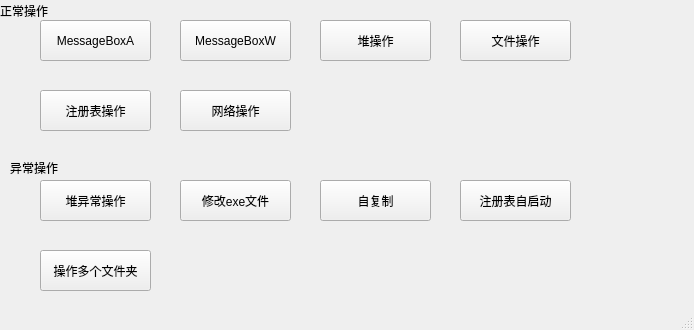
<?xml version="1.0" encoding="UTF-8"?>
<ui version="4.0">
 <class>MainWindow</class>
 <widget class="QMainWindow" name="MainWindow">
  <property name="geometry">
   <rect>
    <x>0</x>
    <y>0</y>
    <width>694</width>
    <height>330</height>
   </rect>
  </property>
  <property name="windowTitle">
   <string>MainWindow</string>
  </property>
  <widget class="QWidget" name="centralwidget">
   <widget class="QPushButton" name="pushButton_8">
    <property name="geometry">
     <rect>
      <x>320</x>
      <y>180</y>
      <width>111</width>
      <height>41</height>
     </rect>
    </property>
    <property name="text">
     <string>自复制</string>
    </property>
   </widget>
   <widget class="QPushButton" name="pushButton_2">
    <property name="geometry">
     <rect>
      <x>180</x>
      <y>20</y>
      <width>111</width>
      <height>41</height>
     </rect>
    </property>
    <property name="text">
     <string>MessageBoxW</string>
    </property>
   </widget>
   <widget class="QPushButton" name="pushButton_7">
    <property name="geometry">
     <rect>
      <x>180</x>
      <y>180</y>
      <width>111</width>
      <height>41</height>
     </rect>
    </property>
    <property name="text">
     <string>修改exe文件</string>
    </property>
   </widget>
   <widget class="QPushButton" name="pushButton_10">
    <property name="geometry">
     <rect>
      <x>460</x>
      <y>180</y>
      <width>111</width>
      <height>41</height>
     </rect>
    </property>
    <property name="text">
     <string>注册表自启动</string>
    </property>
   </widget>
   <widget class="QPushButton" name="pushButton_4">
    <property name="geometry">
     <rect>
      <x>460</x>
      <y>20</y>
      <width>111</width>
      <height>41</height>
     </rect>
    </property>
    <property name="text">
     <string>文件操作</string>
    </property>
   </widget>
   <widget class="QPushButton" name="pushButton">
    <property name="geometry">
     <rect>
      <x>40</x>
      <y>20</y>
      <width>111</width>
      <height>41</height>
     </rect>
    </property>
    <property name="text">
     <string>MessageBoxA</string>
    </property>
   </widget>
   <widget class="QPushButton" name="pushButton_9">
    <property name="geometry">
     <rect>
      <x>180</x>
      <y>90</y>
      <width>111</width>
      <height>41</height>
     </rect>
    </property>
    <property name="text">
     <string>网络操作</string>
    </property>
   </widget>
   <widget class="QPushButton" name="pushButton_11">
    <property name="geometry">
     <rect>
      <x>40</x>
      <y>250</y>
      <width>111</width>
      <height>41</height>
     </rect>
    </property>
    <property name="text">
     <string>操作多个文件夹</string>
    </property>
   </widget>
   <widget class="QPushButton" name="pushButton_3">
    <property name="geometry">
     <rect>
      <x>320</x>
      <y>20</y>
      <width>111</width>
      <height>41</height>
     </rect>
    </property>
    <property name="text">
     <string>堆操作</string>
    </property>
   </widget>
   <widget class="QPushButton" name="pushButton_5">
    <property name="geometry">
     <rect>
      <x>40</x>
      <y>90</y>
      <width>111</width>
      <height>41</height>
     </rect>
    </property>
    <property name="text">
     <string>注册表操作</string>
    </property>
   </widget>
   <widget class="QPushButton" name="pushButton_6">
    <property name="geometry">
     <rect>
      <x>40</x>
      <y>180</y>
      <width>111</width>
      <height>41</height>
     </rect>
    </property>
    <property name="text">
     <string>堆异常操作</string>
    </property>
   </widget>
   <widget class="QLabel" name="label">
    <property name="geometry">
     <rect>
      <x>0</x>
      <y>0</y>
      <width>61</width>
      <height>21</height>
     </rect>
    </property>
    <property name="text">
     <string>正常操作</string>
    </property>
   </widget>
   <widget class="QLabel" name="label_2">
    <property name="geometry">
     <rect>
      <x>10</x>
      <y>160</y>
      <width>61</width>
      <height>16</height>
     </rect>
    </property>
    <property name="text">
     <string>异常操作</string>
    </property>
   </widget>
  </widget>
  <widget class="QStatusBar" name="statusbar"/>
 </widget>
 <resources/>
 <connections/>
</ui>
